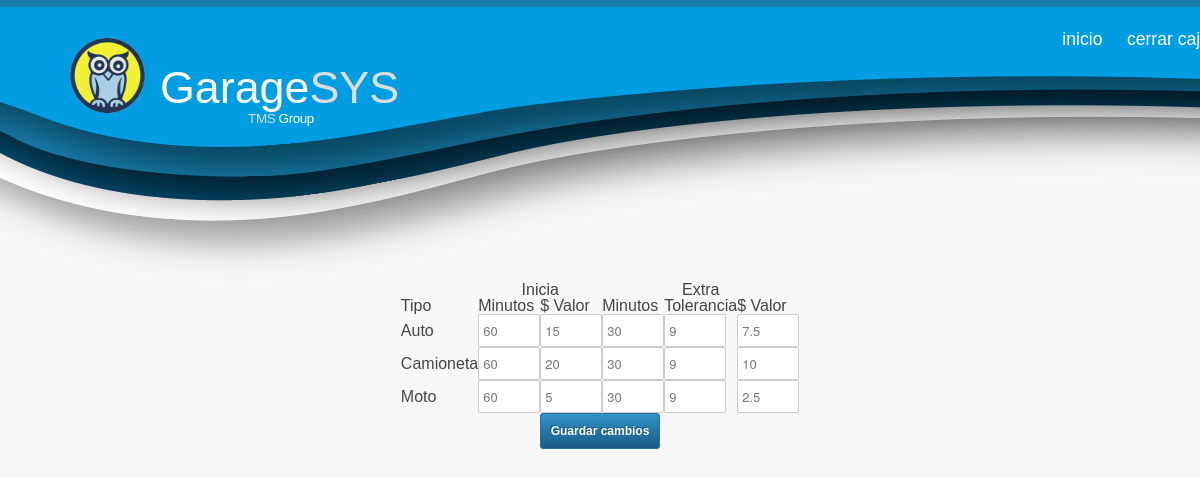
The page /tarifas.php on the database its author committed.
### tables this page shows
CREATE TABLE IF NOT EXISTS `aplicacion` (
  `id_aplicacion` int(11) NOT NULL AUTO_INCREMENT,
  `nombre` varchar(50) NOT NULL,
  `gris` varchar(50) NOT NULL,
  `id_estado` int(11) NOT NULL,
  PRIMARY KEY (`id_aplicacion`)
);

CREATE TABLE IF NOT EXISTS `tarifa` (
  `id_tarifa` int(11) NOT NULL AUTO_INCREMENT,
  `id_tipo` int(11) NOT NULL,
  `inicial_min` int(11) NOT NULL,
  `valor_inicial` int(11) NOT NULL,
  `extra_min` int(11) NOT NULL,
  `tolerancia_min` int(11) NOT NULL,
  `valor_extra` float NOT NULL,
  `id_estacionamiento` int(11) NOT NULL,
  `id_estado` int(11) NOT NULL,
  PRIMARY KEY (`id_tarifa`)
);

CREATE TABLE IF NOT EXISTS `tipo` (
  `id_tipo` int(11) NOT NULL AUTO_INCREMENT,
  `tipo` varchar(32) NOT NULL,
  PRIMARY KEY (`id_tipo`)
);

### tarifas.php (the view, shortened to what this page needs)
<?php include_once("menu.php");
	$query="SELECT * FROM `tarifa` INNER JOIN `tipo` on(tarifa.id_tipo=tipo.id_tipo) WHERE tarifa.id_estado=1 ORDER BY tipo.tipo";
	$tarifa=mysql_query($query) or die(mysql_error());
	$row_tarifa = mysql_fetch_assoc($tarifa);
?>
<table border="1">
<tr>
	<td></td>
	<td align="center" colspan="2">Inicia</td>
	<td align="center" colspan="3">Extra</td>
</tr>
<tr>
	<td>Tipo</td>
	<td>Minutos</td>
	<td>$ Valor</td>
	<td>Minutos</td>
	<td>Tolerancia</td>
	<td>$ Valor</td>
</tr>
<form action="tarifas.php" name="tarifas">
<?php do {?>
<tr>
	<td><?php echo $row_tarifa['tipo']?></td>
	<td><input size="5" type="text" name="inicial_min<?php echo $row_tarifa['id_tarifa']?>" value="<?php echo $row_tarifa['inicial_min']?>"></td>
	<td><input size="5" type="text" name="valor_inicial<?php echo $row_tarifa['id_tarifa']?>" value="<?php echo $row_tarifa['valor_inicial']?>"></td>
	<td><input size="5" type="text" name="extra_min<?php echo $row_tarifa['id_tarifa']?>" value="<?php echo $row_tarifa['extra_min']?>"></td>
	<td><input size="5" type="text" name="tolerancia_min<?php echo $row_tarifa['id_tarifa']?>" value="<?php echo $row_tarifa['tolerancia_min']?>"></td>
	<td><input size="5" type="text" name="valor_extra<?php echo $row_tarifa['id_tarifa']?>" value="<?php echo $row_tarifa['valor_extra']?>"></td>
</tr>
<?php }while ($row_tarifa = mysql_fetch_array($tarifa)) ?>
<tr>
	<td align="center" colspan="6"><button type="submit" value="1" name="guardar">Guardar cambios</button></td>
</tr>
</table>

### head.php (shortened to what this page needs)
<html>
<head>
<link rel="stylesheet" href="css/main.css">
<link rel="stylesheet" href="css/1.css">
<link rel="stylesheet" href="css/2.css">
<link rel="stylesheet" href="css/3.css">
</head>
<center>

### menu.php (shortened to what this page needs)
<?php include_once("head.php");?>
<body onload="mueveReloj()">
<?php
$query="SELECT * FROM `aplicacion`";
$aplicacion=mysql_query($query) or die(mysql_error());
$row_aplicacion = mysql_fetch_assoc($aplicacion);
?>
	<header id="cabecera">
		<div class="container">
			<a id="logo" href="">
			<?php echo $row_aplicacion['nombre']?><span class="gris"><?php echo $row_aplicacion['gris']?></span>
			<p><span class="gris">TMS</span> Group</p></a>
			<nav id="navigation">
                <a href="index.php">Inicio</a>
                <a href="caja.php">Cerrar Caja</a>
            </nav>
        </div>
    </header>
	<div id="content" class="container">

### css/1.css (style rules this page uses)
html, body, div, span, applet, object, iframe, h1, h2, h3, h4, h5, h6, p, blockquote, pre, a, abbr, acronym, address, big, cite, code, del, dfn, em, img, ins, kbd, q, s, samp, small, strike, strong, sub, sup, tt, var, b, u, i, center, dl, dt, dd, ol, ul, li, fieldset, form, label, legend, table, caption, tbody, tfoot, thead, tr, th, td, article, aside, canvas, details, embed, figure, figcaption, footer, header, hgroup, menu, nav, output, ruby, section, summary, time, mark, audio, video { margin: 0; padding: 0; border: 0; font-size: 100%; font: inherit; }
article, aside, details, figcaption, figure, footer, header, hgroup, menu, nav, section { display: block; }
body { line-height: 1; }
table { border-collapse: collapse; border-spacing: 0; }
body { background: #fff; font-family: "Trebuchet MS",Verdana,Geneva,Arial,Helvetica,sans-serif; color: #444; -webkit-font-smoothing: antialiased; -webkit-text-size-adjust: 100%; }
p { margin: 0 0 20px 0; }
.button, button, input[type="submit"], input[type="reset"], input[type="button"] { cursor: pointer; border:1px solid #25729a; -webkit-border-radius: 3px; -moz-border-radius: 3px; border-radius: 3px; font-size:12px; font-family:arial, helvetica, sans-serif; padding: 10px 10px 10px 10px; text-decoration:none; text-shadow: -1px -1px 0 rgba(0,0,0,0.3);font-weight:bold; color: #FFFFFF; background-color: #3093c7; background-image: -webkit-gradient(linear, left top, left bottom, from(#3093c7), to(#1c5a85)); background-image: -webkit-linear-gradient(top, #3093c7, #1c5a85); background-image: -moz-linear-gradient(top, #3093c7, #1c5a85); background-image: -ms-linear-gradient(top, #3093c7, #1c5a85); background-image: -o-linear-gradient(top, #3093c7, #1c5a85); background-image: linear-gradient(to bottom, #3093c7, #1c5a85);filter:progid:DXImageTransform.Microsoft.gradient(GradientType=0,startColorstr=#3093c7, endColorstr=#1c5a85); }
form { margin-bottom: 20px; }
input[type="text"], input[type="password"], input[type="email"], textarea, select { border: 1px solid #ccc; padding: 6px 4px; outline: none; -moz-border-radius: 2px; -webkit-border-radius: 2px; border-radius: 2px; font: 13px "HelveticaNeue", "Helvetica Neue", Helvetica, Arial, sans-serif; color: #777; margin: 0; max-width: 100%; display: block; background: #fff; }

### css/2.css (style rules this page uses)
.container { position: relative; width: 960px; margin: 0 auto; padding: 0; }
.container:after { content: "\0020"; display: block; height: 0; clear: both; visibility: hidden; }

### css/3.css (style rules this page uses)
body { background: #f8f8f8; border-top:7px solid #187eac; -webkit-font-smoothing: subpixel-antialiased; }
#cabecera { height:275px; background: url(../imagenes/cabecera.jpg) no-repeat center bottom; position: relative; }
#logo { background: url(../imagenes/logo.png) no-repeat left; background-size:75px 75px; position: absolute; top:-5px; left:-50px; height:84px; font-size: 2.8em; color:#fff; text-decoration: none; padding-left:90px; padding-top:63px; font-family: 'Raleway', sans-serif; font-weight: 200; }
#logo p { display: block; font-weight: normal; font-size: .3em; letter-spacing: -0.03em; margin-left:3px; margin-top: 2px; }
.gris { color:#dcdcdc; }
#navigation { position: absolute; top:24px; right:-150px; }
#content { position: relative; margin-bottom: 0px; }
.container { position: relative; }
#navigation a { color:#fff; text-decoration: none; font-size: 1.1em; text-transform: lowercase; margin-right: 20px; font-family: 'Raleway', sans-serif; font-weight: 300; }

### rows shown on the page
aplicacion: nombre "Garage", gris "SYS"
tarifa: id_tipo.tipo "Auto", inicial_min "60", valor_inicial "15", extra_min "30", tolerancia_min "9", valor_extra "7.5"
tarifa: id_tipo.tipo "Camioneta", inicial_min "60", valor_inicial "20", extra_min "30", tolerancia_min "9", valor_extra "10"
tarifa: id_tipo.tipo "Moto", inicial_min "60", valor_inicial "5", extra_min "30", tolerancia_min "9", valor_extra "2.5"
